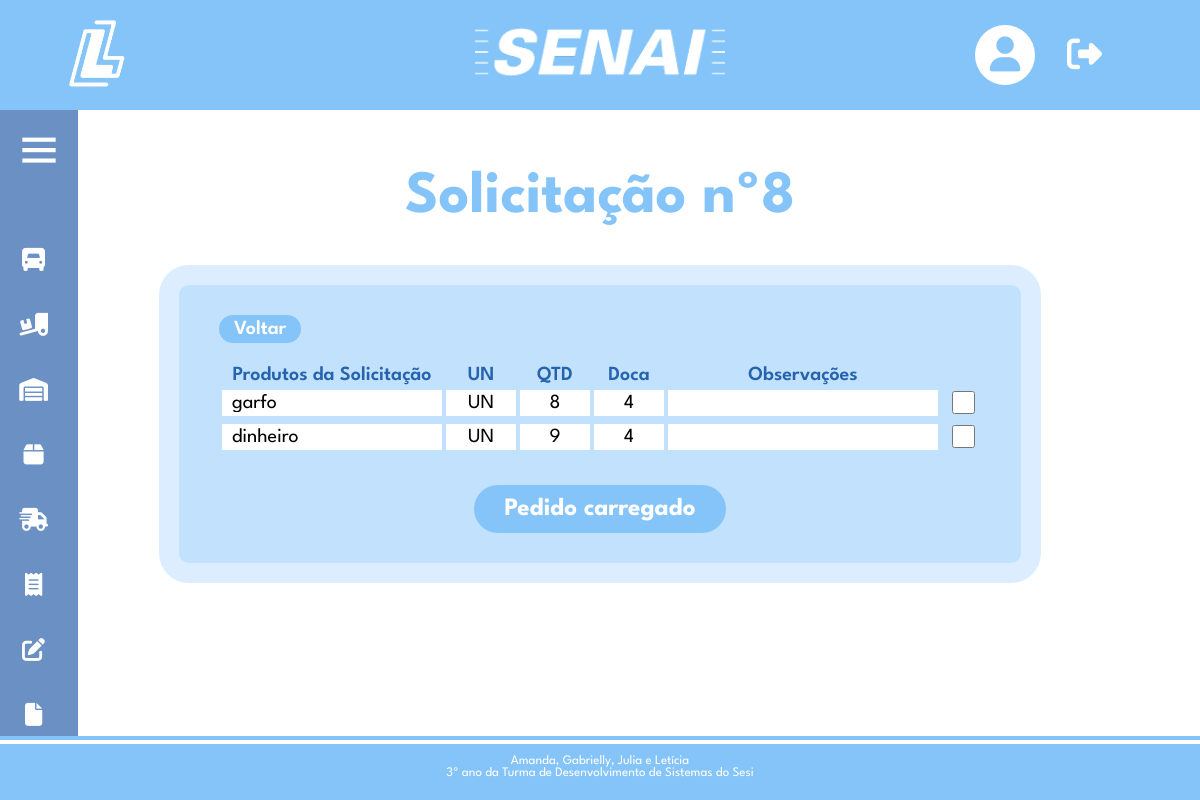
Screenshot of /verVistoria.php?solicitacao=8 (signed in) with the database file from the repository.
### tables this page shows
CREATE TABLE `solicitacoes` (
  `id` int(11) NOT NULL,
  `solicitacao` int(11) NOT NULL,
  `produto` varchar(255) NOT NULL,
  `unidades` varchar(255) NOT NULL,
  `quantidades` int(11) NOT NULL,
  `valor` float NOT NULL,
  `totalcompra` float NOT NULL,
  `observacoes` varchar(255) NOT NULL,
  `posicao` varchar(2) NOT NULL,
  `doca` varchar(10) NOT NULL,
  `data` date DEFAULT NULL,
  `vistoria` varchar(255) NOT NULL,
  `carregado` tinyint(4) NOT NULL,
  `id_danfe` int(11) NOT NULL
);

### verVistoria.php (the view, shortened to what this page needs)
<!DOCTYPE html>
<html lang="en">
<?php
include_once('config.php');
$solicitacao = $conexao->real_escape_string($_GET['solicitacao']);
?>
<head>
  <link rel="stylesheet" type="text/css" href="estiloHome.css" media="screen" />
  <link rel="stylesheet" type="text/css" href="estiloVerVistoria.css" media="screen" />
  <link href='https://unpkg.com/boxicons@2.0.7/css/boxicons.min.css' rel='stylesheet'>
</head>
<body>
  <header class="header-topo">
    <div class="logSenai">
      <a href="home.php"><img src="imagens/logo-logsenai.png" alt="Minha Figura" width="75" height="auto"></a>
    </div>
    <div class="logo">
      <a href="home.php"><img src="imagens/senai-branco.png" alt="Minha Figura" width="250" height="auto"></a>
    </div>
    <div class="menu-header">
      <div class="dropdown-perfil">
        <a href="#">
          <div class="circulo">
            <i class="fa-solid fa-user"></i>
          </div>
        </a>
      </div>
      <a href="sair.php"><i class="fa-solid fa-right-from-bracket"></i></a>
    </div>
  </header>
  <div class="sidebar close">
    <div class="logo-details">
      <i class="bx bx-menu"></i>
    </div>
    <ul class="nav-links">
      <li>
        <div class="iocn-link">
          <a href="#">
            <i class="fa-solid  fa-truck-front"></i>
          </a>
        </div>
      </li>
      <li>
        <div class="iocn-link">
          <a href="movimentacao.php">
            <i class="fa-solid fa-truck-ramp-box"></i>
          </a>
        </div>
      </li>
      <li>
        <a href="estoque.php">
          <i class="fa-solid fa-warehouse"></i>
        </a>
      </li>
      <li>
        <a href="picking.php">
          <i class="fa-solid fa-box"></i>
        </a>
      </li>
      <li>
        <div class="iocn-link">
          <a href="#">
            <i class="fa-solid fa-truck-fast"></i>
          </a>
        </div>
      </li>
      <li>
          <div class="iocn-link">
            <a href="#">
            <i class="fa-solid fa-receipt"></i>
            </a>
          </div>
        </li>
      <li>
        <div class="iocn-link">
          <a href="controleSolicitacoes.php">
            <i class="fa-solid fa-pen-to-square"></i>
          </a>
        </div>
      </li>
      <li>
        <a href="relatorios.php">
          <i class="fa-solid fa-file"></i>
        </a>
      </li>
    </ul>
  </div>
  <div class="conteudo">
  <form action="processarVistoria.php" method="post">
    <?php
    $sql = "SELECT * FROM solicitacoes
                        WHERE solicitacao = '$solicitacao'
                        AND doca IS NOT NULL
                        AND doca != ''
                        AND (carregado IS NULL OR carregado = '')
                        ORDER BY doca;";
    $resultado = $conexao->query($sql);
    if ($resultado && $resultado->num_rows > 0) {
      $row = $resultado->fetch_assoc();
      echo '
        <div class="titulo-conteudo">
            <h1>Solicitação nº' . $row['solicitacao'] . '</h1>
        </div>
        <div class="faixa">
          <div class="blocoVistoria">
            <div class="linha03"><a href="vistoriaConferencia.php"><button>Voltar</button></a></div>
            <div class="linha01">
              <table>
                <thead>
                    <tr>
                        <th>Produtos da Solicitação</th>
                        <th>UN</th>
                        <th>QTD</th>
                        <th>Doca</th>
                        <th>Observações</th>
                        <th></th>
                    </tr>
                </thead>
              <tbody>';
      do {
        echo '<tr>
                            <td><input type="text" name="produto[]" value="' . htmlspecialchars($row['produto']) . '" readonly></td>
                            <td><input type="text" name="unidades[]" value="' . htmlspecialchars($row['unidades']) . '" readonly></td>
                            <td><input type="text" name="quantidades[]" value="' . htmlspecialchars($row['quantidades']) . '" readonly></td>
                            <td><input type="text" value="' . htmlspecialchars($row['doca']) . '" readonly></td>
                            <td><input type="text" name="observacoes[]" value=""></td>
                            <td><input type="checkbox" name="carregado[]" value="' . htmlspecialchars($row['id']) . '"></td>
                        </tr>';
      } while ($row = $resultado->fetch_assoc());
      echo '  </tbody>
            </table>
          </div>
          <div class="linha02">
            <button type="submit">Pedido carregado</button>
          </div>';
    } else {
      echo '<div class="senao">';
      echo '<p>Nenhuma solicitação encontrada ou todos os produtos não têm posição.</p>';
      echo '<a href="vistoriaConferencia.php"><button>Voltar</button></a>';
      echo '</div>';
    }
    ?>
  </div>
  </div>
  </form>
  </div>
  <?php
  include_once('footer.php');
  ?>
</body>
</html>

### estiloHome.css (style rules this page uses)
body, html { height: 100%; width: 100%; margin: 0px; }
.header-topo { background-color: #85C4F9; width: 100%; height: auto; padding: 10px 0px; display: flex; justify-content: space-between; }
.logo { margin: 10px 5px 5px 10px; justify-self: center; }
.logSenai { margin: 5px 120PX 5px 5%; }
.menu-header { display: flex; align-items: center; justify-content: space-around; margin: 5px 8% 5px 5px }
.menu-header a { margin-left: 30px; display: flex; align-items: center; text-decoration: none; }
.menu-header i { font-size: 35px; color: #fff; margin: 0px 2px; }
.circulo { width: 60px; height: 60px; background-color: #fff; border-radius: 40px; display: flex; justify-content: center; align-items: center; }
.circulo i { color:#85C4F9; font-size: 35px; }
.titulo-conteudo { width: 100%; height: auto; display: flex; justify-content: center; }
.titulo-conteudo h1 { font-size: 60px; font-weight: bold; font-family: "League Spartan", sans-serif; color: #85C4F9; margin-top: 60px; }
.sidebar { position: fixed; left: 0; height: 100%; width: 260px; background: #6A90C4; transition: all 0.5s ease; }
.sidebar.close { width: 78px; }
.sidebar .logo-details { height: 60px; width: 100%; display: flex; align-items: center; margin-top: 10px; }
.sidebar .logo-details i { font-size: 50px; color: #fff; height: 50px; min-width: 78px; text-align: center; line-height: 50px; }
.sidebar .nav-links { height: 100%; padding: 30px 0 150px 0; overflow: auto; }
.sidebar.close .nav-links { overflow: visible; }
.sidebar .nav-links li { position: relative; list-style: none; transition: all 0.4s ease; }
.sidebar .nav-links li .iocn-link { display: flex; align-items: center; justify-content: space-between; }
.sidebar.close .nav-links li .iocn-link { display: block }
.sidebar .nav-links li i { height: 65px; min-width: 67px; text-align: center; line-height: 66px; color: #fff; font-size: 23px; cursor: pointer; transition: all 0.3s ease; }
.sidebar .nav-links li a { display: flex; align-items: center; text-decoration: none; }
.bx-menu { cursor:pointer; }

### estiloVerVistoria.css (style rules this page uses)
.faixa { width: 100%; display: flex; justify-content: center; }
.blocoVistoria { background-color: #c1e1fc; border: 20px solid #dbedfe; border-radius: 30px; height: auto; width: auto; padding: 30px 40px; }
.linha01 { width: auto; height: auto; margin-bottom: 20px; }
.linha02 { margin-top: 30px; width: 100%; display: flex; justify-content: center; }
.linha02 button { border: none; padding: 12px 30px; border-radius: 30px; background-color: #85C4F9; color: #fff; font-family: "League Spartan", sans-serif; font-size: 25px; font-weight: 700; }
table thead th { font-family: "League Spartan", sans-serif; font-size: 20px; color: #2563ae; font-weight: 600; }
table td input { border: none; font-family: "League Spartan", sans-serif; font-size: 20px; padding: 4px 10px; text-align: center; }
table td:nth-child(1) input { text-align: start; width: 200px; }
table td:nth-child(2) input { width: 50px; }
table td:nth-child(3) input { width: 50px; }
table td:nth-child(4) input { width: 50px; }
table td:nth-child(5) input { width: 250px; text-align: start; }
table td:nth-child(6) input { width: 23px; height: 23px; margin-left: 10px; }
.linha03 { display: flex; justify-content: start; align-items: center; margin-bottom: 20px; }
.linha03 button { border: none; background-color: #85c4f9; color: #fff; font-size: 20px; font-weight: 600; font-family: "League Spartan", sans-serif; padding: 5px 15px; border-radius: 30px; }

### rows the page displays
solicitacoes: solicitacao "8", produto "garfo", unidades "UN", quantidades "8", doca "4"
solicitacoes: produto "dinheiro", unidades "UN", quantidades "9", doca "4"
